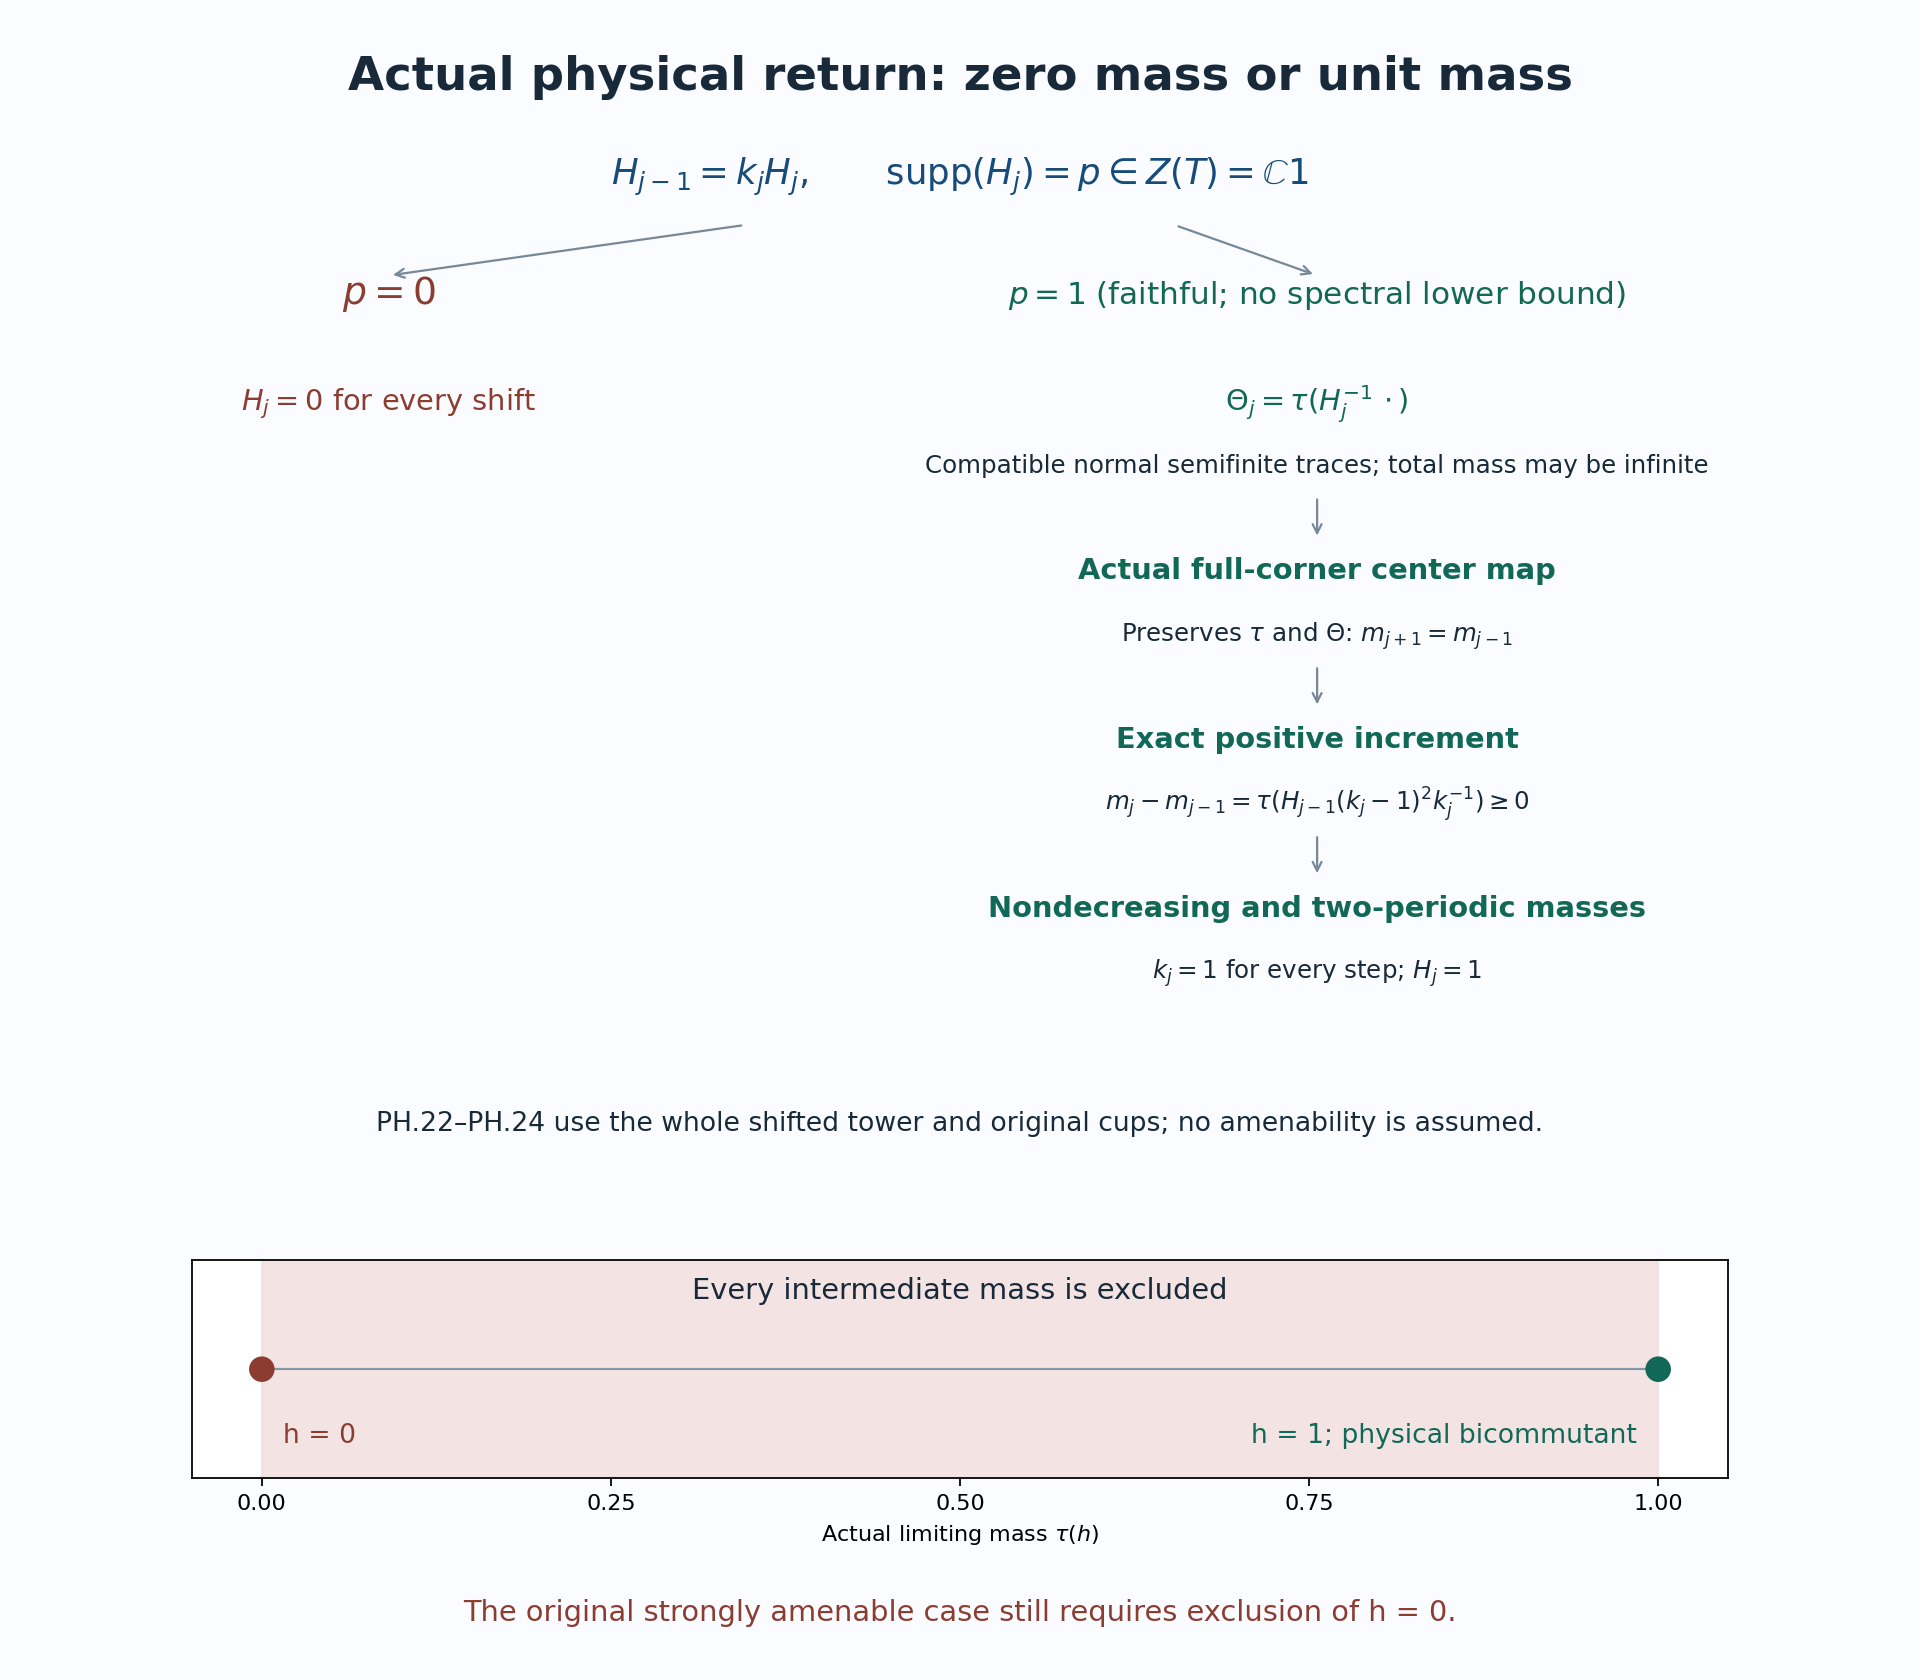

This chart was generated by the following Python code:
"""The structural zero-one law of the actual physical return. CC0 1.0."""
from pathlib import Path
import matplotlib
matplotlib.use('Agg')
import matplotlib.pyplot as plt
import numpy as np
P=Path(__file__).resolve().with_suffix('');ink='#182a3a';blue='#164b7a';green='#126856'
fig=plt.figure(figsize=(12,10.5),facecolor='#fafcff')
a=fig.add_axes([.035,.30,.93,.67]);a.axis('off')
a.text(.5,.965,'Actual physical return: zero mass or unit mass',ha='center',fontsize=21,weight='bold',color=ink)
a.text(.5,.88,r'$H_{j-1}=k_jH_j,\qquad \mathrm{supp}(H_j)=p\in Z(T)=\mathbb{C}1$',ha='center',fontsize=16,color=blue)
a.text(.18,.775,r'$p=0$',ha='center',fontsize=17,color='#8b3d32');a.text(.70,.775,r'$p=1$ (faithful; no spectral lower bound)',ha='center',fontsize=14,color=green)
a.annotate('',xy=(.18,.80),xytext=(.38,.845),arrowprops=dict(arrowstyle='->',color='#778899'))
a.annotate('',xy=(.70,.80),xytext=(.62,.845),arrowprops=dict(arrowstyle='->',color='#778899'))
a.text(.18,.68,r'$H_j=0$ for every shift',ha='center',fontsize=13,color='#8b3d32')
rows=[(r'$\Theta_j=\tau(H_j^{-1}\,\cdot)$','Compatible normal semifinite traces; total mass may be infinite'),
 ('Actual full-corner center map',r'Preserves $\tau$ and $\Theta$: $m_{j+1}=m_{j-1}$'),
 ('Exact positive increment',r'$m_j-m_{j-1}=\tau(H_{j-1}(k_j-1)^2k_j^{-1})\geq0$'),
 ('Nondecreasing and two-periodic masses',r'$k_j=1$ for every step; $H_j=1$')]
for n,(title,detail) in enumerate(rows):
 y=.68-.15*n
 a.text(.70,y,title,ha='center',fontsize=13,color=green,weight='bold')
 a.text(.70,y-.055,detail,ha='center',fontsize=11,color=ink)
 if n<3:a.annotate('',xy=(.70,y-.115),xytext=(.70,y-.075),arrowprops=dict(arrowstyle='->',color='#778899'))
a.text(.5,.04,'PH.22–PH.24 use the whole shifted tower and original cups; no amenability is assumed.',ha='center',fontsize=12,color=ink)
b=fig.add_axes([.10,.12,.80,.13],facecolor='white');b.set_xlim(-.05,1.05);b.set_ylim(0,1);b.set_yticks([])
b.axvspan(0,1,color='#f0dedd',alpha=.8);b.plot([0,1],[.5,.5],color='#8797a5',lw=1)
b.scatter([0,1],[.5,.5],s=110,c=['#8b3d32',green],zorder=3)
b.set_xticks([0,.25,.5,.75,1]);b.set_xlabel(r'Actual limiting mass $\tau(h)$')
b.text(.5,.82,'Every intermediate mass is excluded',ha='center',fontsize=13,color=ink)
b.text(.015,.16,'h = 0',ha='left',fontsize=12,color='#8b3d32');b.text(.985,.16,'h = 1; physical bicommutant',ha='right',fontsize=12,color=green)
fig.text(.5,.035,'The original strongly amenable case still requires exclusion of h = 0.',ha='center',fontsize=13,color='#8b3d32')
for ext in ['.svg','.png']:
 fig.savefig(str(P)+ext,dpi=160,facecolor=fig.get_facecolor())
 if ext=='.svg':
  f=P.with_suffix('.svg');f.write_text('\n'.join(line.rstrip() for line in f.read_text(encoding='utf-8').splitlines())+'\n',encoding='utf-8')
plt.close(fig)
